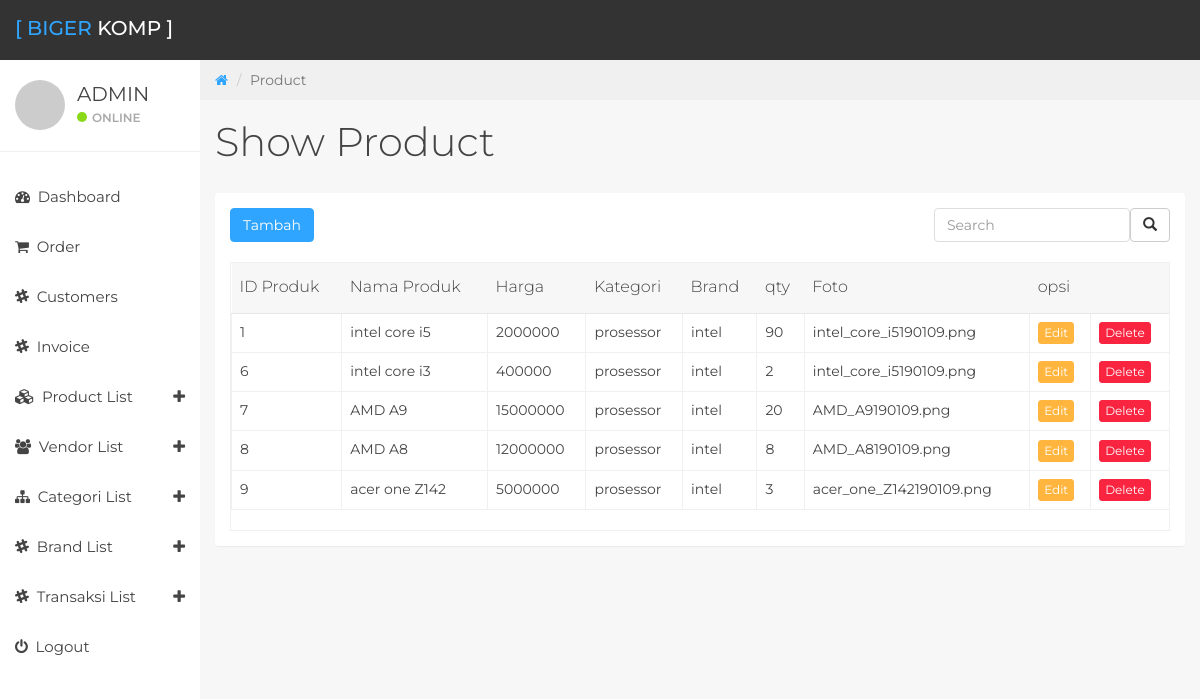
/home/showproduct (signed in), run on the app's committed database.
### tables this page shows
CREATE TABLE `produk` (
  `Id_produk` int(11) NOT NULL,
  `nama_produk` varchar(30) NOT NULL,
  `harga_produk` bigint(20) NOT NULL,
  `vendor` varchar(30) NOT NULL,
  `size_produk` int(11) NOT NULL,
  `produk_desc` text NOT NULL,
  `id_kategori` varchar(20) NOT NULL,
  `id_brand` varchar(11) NOT NULL,
  `produk_qty` int(11) NOT NULL,
  `image` varchar(30) NOT NULL
);

### application/libraries/template.php (called while the page is built)
<?php
class Template {
   var $template_data = array();
    public function set($name, $value)
    {
        $this->template_data[$name]=$value;
    }
    public function load($template='', $view='', $view_data='', $return = FALSE)
    {
        $this->CI =& get_instance();
        $this->set('contents',$this->CI->load->view($view, $view_data, TRUE));
        return $this->CI->load->view($template, $this->template_data, $return);
    }
}
?>

### application/controllers/home.php (called while the page is built, shortened)
<?php
class Home extends CI_Controller {
 		public function showproduct(){
 			$data['value'] = $this->produk_model->getData('produk')->result();
 			$data['count'] = $this->produk_model->getData('produk')->num_rows();
 			$this->template->load('admin/wraper','admin/isi/showproduct',$data);
 		}
}
?>

### index.php (called while the page is built, shortened)
<?php
require_once BASEPATH.'core/CodeIgniter.php';

### application/models/produk_model.php (called while the page is built, shortened)
<?php
	class Produk_model extends CI_Model{
		public function getData($tables){
			return $this->db->get($tables);
		}
}
?>

### application/views/admin/isi/showproduct.php (the view, shortened to what this page needs)
	<div class="col-sm-9 col-sm-offset-3 col-lg-10 col-lg-offset-2 main">
		<div class="row">
			<ol class="breadcrumb">
				<li><a href="#">
					<em class="fa fa-home"></em>
				</a></li>
				<li class="active">Product</li>
			</ol>
		</div>
		<div class="row">
			<div class="col-lg-12">
				<h1 class="page-header">Show Product</h1>
			</div>
		</div>
	<div class="panel">
		<div class="row">
				<div class="col-lg-12">
					<div class="panel-body">
					<div class="bootstrap-table">
						<div class="fixed-table-toolbar">
							<a href="<?php echo base_url('home/addproduk'); ?>"><button class="btn btn-primary">Tambah</button></a>
							<div class="columns btn-group pull-right">
								<button class="btn btn-default" type="submit" name="search" title="search">
									<i class="glyphicon glyphicon-search icon-search"></i>
								</button>
							</div>
						<div class="pull-right search">
							<input class="form-control" type="text" placeholder="Search">
						</div>
					</div>
					<br>
					<div class="fixed-table-container">
					<div class="fixed-table-body">
						<table  class="table table-hover">
								<thead>
									<tr>
										<th style="">
											ID Produk
										</th>
										<th style="">
											Nama Produk
										</th>
										<th style="">
											Harga
										</th>
										<th style="">
											Kategori
										</th>
										<th class="">Brand</th>
										<th>
											qty
										</th>
										<th>
											Foto
										</th>
										<th colspan="2">
											opsi
										</th>
									</tr>
								</thead>
								<?php
								if ($count == 0) {
								?>
								<tr>
									<td align="center" colspan="8">
										<div>
											<h5>Data Kosong</h5>
										</div>
									</td>
								</tr>
								<?php
								} else {
								foreach ($value as $val) {
								?>
								<tr>
									<td style=""><?php echo $val->Id_produk; ?></td>
									<td style=""><?php echo $val->nama_produk; ?></td>
									<td style=""><?php echo $val->harga_produk; ?></td>
									<td style=""><?php echo $val->id_kategori; ?> </td>
									<td style=""><?php echo $val->id_brand; ?> </td>
									<td style=""><?php echo $val->produk_qty; ?> </td>
									<td style=""><?php echo $val->image; ?> </td>
									<td><a href="<?php echo base_url('home/editproduk').'/'.$val->Id_produk; ?>"><button class="btn btn-xs btn-warning">Edit</button></a></td>
									<td><a href="<?php echo base_url('home/delproduk').'/'.$val->Id_produk; ?>"
										onclick="return confirm('Yakin akan menghapus produk : <?php echo $val->nama_produk;?> ?')" class="btn btn-xs btn-danger" >Delete</a>
									</td>
								</tr>
								<?php
								}}
								?>
						</table>
					</div>
				</div>
				</div>
			</div>
		</div>
	</div>
</div>
</div>

### assets/css/styles.css (style rules this page uses)
body { background: #f7f7f7; padding-top: 60px; font-size: 14px; color: #444444; font-family: "Montserrat", "Helvetica Neue", Helvetica, Arial, sans-serif; }
a, a:hover, a:focus { color: #30a5ff; }
h1, h2, h3, h4, h5, h6 { color: #444444; }
h1 { font-weight: 300; font-size: 40px; }
input.form-control { border: 1px solid #ddd; box-shadow: none; height: 46px; }
.bootstrap-table input.form-control { height: 34px; }
.btn-primary, .btn-primary:hover, .btn-primary:focus, .btn-primary:active, .btn-primary.active, .open > .dropdown-toggle.btn-primary, .btn-primary.disabled, .btn-primary[disabled], fieldset[disabled] .btn-primary, .btn-primary.disabled:hover, .btn-primary[disabled]:hover, fieldset[disabled] .btn-primary:hover, .btn-primary.disabled:focus, .btn-primary[disabled]:focus, fieldset[disabled] .btn-primary:focus, .btn-primary.disabled:active, .btn-primary[disabled]:active, fieldset[disabled] .btn-primary:active, .btn-primary.disabled.active, .btn-primary[disabled].active, fieldset[disabled] .btn-primary.active { background-color: #30a5ff !important; border-color: #30a5ff !important; }
.btn-warning, .btn-warning:hover, .btn-warning:focus, .btn-warning:active, .btn-warning.active, .open > .dropdown-toggle.btn-warning, .btn-warning.disabled, .btn-warning[disabled], fieldset[disabled] .btn-warning, .btn-warning.disabled:hover, .btn-warning[disabled]:hover, fieldset[disabled] .btn-warning:hover, .btn-warning.disabled:focus, .btn-warning[disabled]:focus, fieldset[disabled] .btn-warning:focus, .btn-warning.disabled:active, .btn-warning[disabled]:active, fieldset[disabled] .btn-warning:active, .btn-warning.disabled.active, .btn-warning[disabled].active, fieldset[disabled] .btn-warning.active { background-color: #ffb53e; border-color: #ffb53e; }
.btn-danger, .btn-danger:hover, .btn-danger:focus, .btn-danger:active, .btn-danger.active, .open > .dropdown-toggle.btn-danger, .btn-danger.disabled, .btn-danger[disabled], fieldset[disabled] .btn-danger, .btn-danger.disabled:hover, .btn-danger[disabled]:hover, fieldset[disabled] .btn-danger:hover, .btn-danger.disabled:focus, .btn-danger[disabled]:focus, fieldset[disabled] .btn-danger:focus, .btn-danger.disabled:active, .btn-danger[disabled]:active, fieldset[disabled] .btn-danger:active, .btn-danger.disabled.active, .btn-danger[disabled].active, fieldset[disabled] .btn-danger.active { background-color: #f9243f; border-color: #f9243f; }
.panel { border: 0; }
.breadcrumb { border-radius: 0; padding: 10px 15px 10px 15px; background: #f0f0f0; margin: 0; }
h1.page-header { margin-top: 20px; border-bottom: 0; }
.table { background: #fff; }
.fixed-table-container { border: 1px solid #f0f0f0; }
.fixed-table-container thead th { background: #f7f7f8; border-color: #ddd; color: #444444; font-weight: 300; font-size: 16px; }
.fixed-table-container tbody td { border: 1px solid #f0f0f0; }
.fixed-table-container tbody td:last-child { border-right: none; }
.table > thead > tr > th { border-bottom: 1px solid #e6e7e8; vertical-align: middle; height: 50px; padding: 8px; }

### data on the page
produk: Id_produk "1", nama_produk "intel core i5", harga_produk "2000000", id_kategori "prosessor", id_brand "intel", produk_qty "90", image "intel_core_i5190109.png"
produk: Id_produk "6", nama_produk "intel core i3", harga_produk "400000", id_kategori "prosessor", id_brand "intel", produk_qty "2", image "intel_core_i5190109.png"
produk: Id_produk "7", nama_produk "AMD A9", harga_produk "15000000", id_kategori "prosessor", id_brand "intel", produk_qty "20", image "AMD_A9190109.png"
produk: Id_produk "8", nama_produk "AMD A8", harga_produk "12000000", id_kategori "prosessor", id_brand "intel", produk_qty "8", image "AMD_A8190109.png"
produk: Id_produk "9", nama_produk "acer one Z142", harga_produk "5000000", id_kategori "prosessor", id_brand "intel", produk_qty "3", image "acer_one_Z142190109.png"
